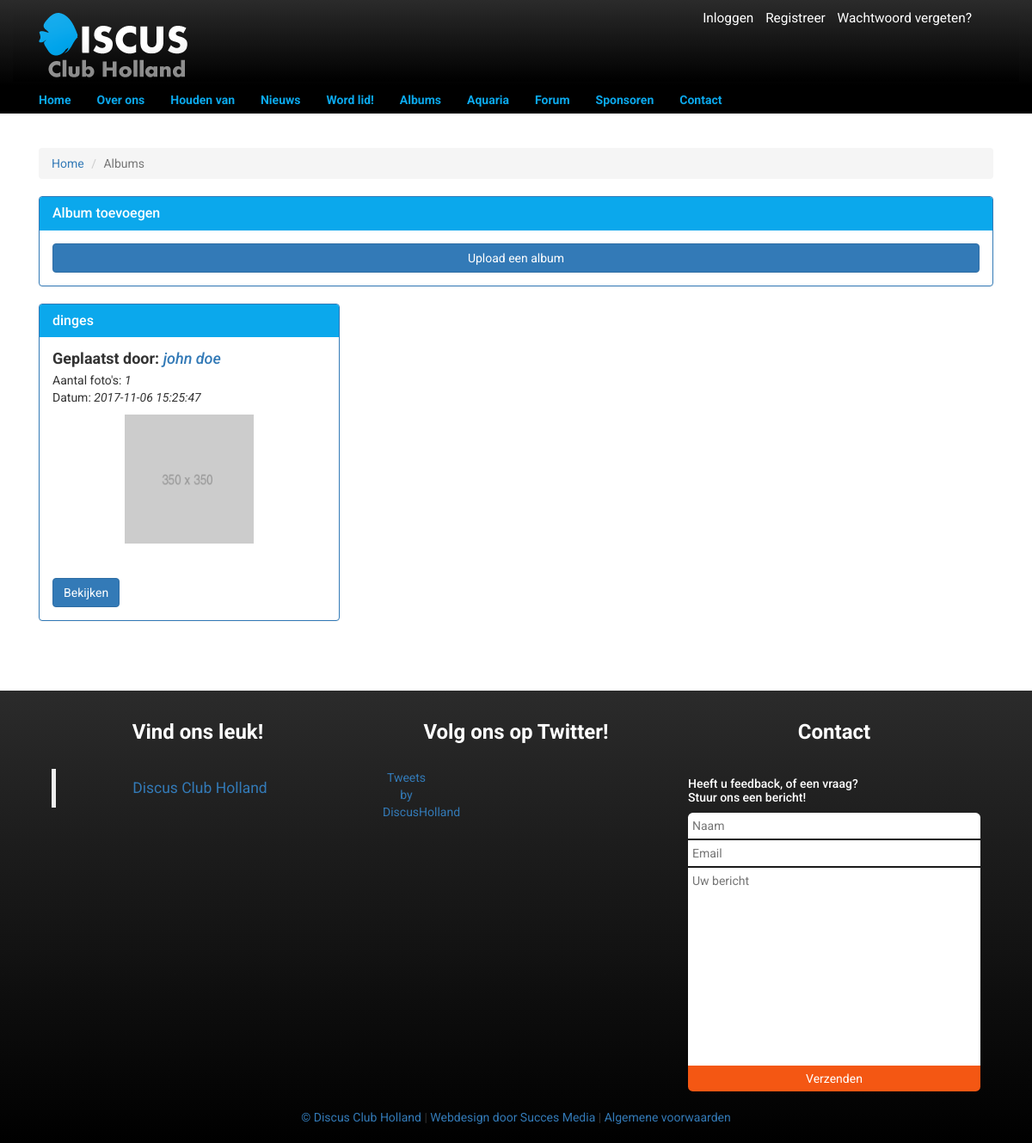
The page /pages/album/index.php on the database its author committed.
### tables this page shows
CREATE TABLE IF NOT EXISTS `image` (
  `id` INT NOT NULL AUTO_INCREMENT,
  `path` TEXT NOT NULL,
  `album_id` INT NULL,
  `aquarium_id` INT NULL,
  PRIMARY KEY (`id`),
  INDEX `fk_image_album1_idx` (`album_id` ASC),
  INDEX `fk_image_aquarium1_idx` (`aquarium_id` ASC),
  CONSTRAINT `fk_image_album1`
    FOREIGN KEY (`album_id`)
    REFERENCES `album` (`id`)
    ON DELETE NO ACTION
    ON UPDATE NO ACTION,
  CONSTRAINT `fk_image_aquarium1`
    FOREIGN KEY (`aquarium_id`)
    REFERENCES `aquarium` (`id`)
    ON DELETE NO ACTION
    ON UPDATE NO ACTION);

CREATE TABLE IF NOT EXISTS `album` (
  `id` INT NOT NULL AUTO_INCREMENT,
  `title` VARCHAR(100) NOT NULL,
  `created_at` TIMESTAMP NOT NULL DEFAULT CURRENT_TIMESTAMP,
  `user_id` INT NOT NULL,
  `deleted_at` TIMESTAMP NULL,
  PRIMARY KEY (`id`),
  INDEX `fk_album_user1_idx` (`user_id` ASC),
  CONSTRAINT `fk_album_user1`
    FOREIGN KEY (`user_id`)
    REFERENCES `user` (`id`)
    ON DELETE NO ACTION
    ON UPDATE NO ACTION);

CREATE TABLE IF NOT EXISTS `user` (
  `id` INT NOT NULL AUTO_INCREMENT,
  `email` VARCHAR(256) NOT NULL,
  `first_name` VARCHAR(256) NOT NULL,
  `last_name` VARCHAR(256) NOT NULL,
  `username` VARCHAR(100) NOT NULL,
  `password` VARCHAR(256) NOT NULL,
  `role_id` INT NOT NULL DEFAULT 2,
  `created_at` TIMESTAMP NULL DEFAULT NULL,
  `last_changed` TIMESTAMP NOT NULL DEFAULT CURRENT_TIMESTAMP ON UPDATE CURRENT_TIMESTAMP,
  `signature` TEXT NULL,
  `birthdate` DATE NULL,
  `city` VARCHAR(256) NULL,
  `profile_img` INT NOT NULL DEFAULT 1,
  `news` TINYINT(1) NOT NULL DEFAULT 0,
  `messenger_img` INT NOT NULL DEFAULT 17,
  `deleted_at` TIMESTAMP NULL,
  `address` VARCHAR(256) NULL,
  `postal_code` VARCHAR(6) NULL,
  `phone` VARCHAR(15) NULL,
  `iban` VARCHAR(20) NULL,
  `house_number` INT(5) NULL,
  PRIMARY KEY (`id`),
  INDEX `fk_user_role1_idx` (`role_id` ASC),
  UNIQUE INDEX `username_UNIQUE` (`username` ASC),
  INDEX `fk_user_image1_idx` (`profile_img` ASC),
  INDEX `fk_user_image2_idx` (`messenger_img` ASC),
  CONSTRAINT `fk_user_role1`
    FOREIGN KEY (`role_id`)
    REFERENCES `role` (`id`)
    ON DELETE NO ACTION
    ON UPDATE NO ACTION,
  CONSTRAINT `fk_user_image1`
    FOREIGN KEY (`profile_img`)
    REFERENCES `image` (`id`)
    ON DELETE NO ACTION
    ON UPDATE NO ACTION,
  CONSTRAINT `fk_user_image2`
    FOREIGN KEY (`messenger_img`)
    REFERENCES `image` (`id`)
    ON DELETE NO ACTION
    ON UPDATE NO ACTION);

### pages/album/index.php (the view, shortened to what this page needs)
<?php
require_once("../../includes/tools/security.php");
$page = isset($_GET['pagina']) ? $_GET['pagina'] : 1;
$perPage = 6;
?>
<!DOCTYPE html>
<html lang="en">
<head>
    <link rel="stylesheet" href="/css/style.css">
    <link rel="stylesheet" href="/css/nieuws.css">
    <link rel="stylesheet" href="/css/albums.css">
    <link rel="stylesheet" href="https://maxcdn.bootstrapcdn.com/bootstrap/3.3.7/css/bootstrap.min.css">
</head>
<body>
    <?php require_once("../../includes/components/nav.php"); ?>
    <br><br>
    <div class="container main">
        <div class="row">
            <div class="col-md-12">
                <div class="">
                    <ol class="breadcrumb">
                        <li><a href="/">Home</a></li>
                        <li class="active">Albums</li>
                    </ol>
                </div>
                <div class="panel panel-primary">
                  <div class="panel-heading border-color-blue">
                    <h3 class="panel-title">Album toevoegen</h3>
                  </div>
                  <div class="panel-body">
                    <a href="/album/upload" type="button" class="btn btn-primary col-md-12 " name="button">Upload een album</a>
                  </div>
                </div>
            </div>
            <?php
                $a = $page * $perPage - $perPage;
                $haal_albums = "SELECT *, a.created_at AS album_created_at, count(i.album_id) as aantal_fotos, u.id as user_id, a.created_at as created_at FROM image as i JOIN album as a ON a.id = i.album_id JOIN user as u ON u.id = a.user_id WHERE i.album_id IS NOT NULL GROUP BY i.album_id ORDER BY album_created_at DESC LIMIT {$perPage} OFFSET {$a}";
                $albumResult = $dbc->prepare($haal_albums);
                $albumResult->execute();
                $albums = $albumResult->fetchAll(PDO::FETCH_ASSOC);
            ?>
            <?php foreach ($albums as $album) : ?>
                <div class="col-md-4 col-sm-6 col-xs-12">
                    <div class="panel panel-primary">
                        <div class="panel-heading border-color-blue">
                            <h3 class="panel-title"><?php echo $album['title']; ?></h3>
                        </div>
                        <div class="panel-body">
                            <div class="media">
                                <div class="media-body">
                                    <h4 class="media-heading"><b>Geplaatst door: </b><a href="/user/<?php echo $album["user_id"]; ?>"><i> <?php echo $album['first_name'].' '.$album['last_name']; ?> </i></a></h4>
                                    <p>
                                        Aantal foto's: <i><?php echo $album['aantal_fotos']; ?></i><br>
                                        Datum: <i><?php echo $album['created_at']; ?></i><br>
                                    </p>
                                    <div class="text-center"><img class="text-center imgAlbum" src="/images<?php echo $album['path'] ?>" alt=""></div><br><br>
                                    <a href="/album/post/<?php echo $album['album_id'] ?>"><button type="button" class="btn btn-primary" name="button">Bekijken</button></b></a>
                                </div>
                            </div>
                        </div>
                    </div>
                </div>
            <?php endforeach; ?>
        </div>
        <div class="col-xs-12">
        </div>
    </div>
  <br>
  <br>
  <br>
    <footer>
    <?php require_once("../../includes/components/footer.php") ; ?>
    </footer>
</body>
</html>

### css/style.css (style rules this page uses)
* { font-family: 'Roboto', sans-serif; }
body { margin: 0; padding: 0; overflow-x: hidden; }
.main { min-height: 50vh; }
.row { margin-right: 0px !important; margin-left: 0px !important; }
img { max-width: 100%; height: auto; }
.border-color-blue { background-color: #0ba8ec !important; border-color: #0ba8ec !important; }
.imgAlbum { margin: 0; width: 150px; height: 150px; background-repeat: no-repeat; background-size: cover; background-position: center; margin: 0 auto; }

### rows shown on the page
image: album.title "dinges", user.first_name "john", user.last_name "doe", aantal_fotos "1", album.created_at "2017-11-06 15:25:47", path (placeholder picture)
